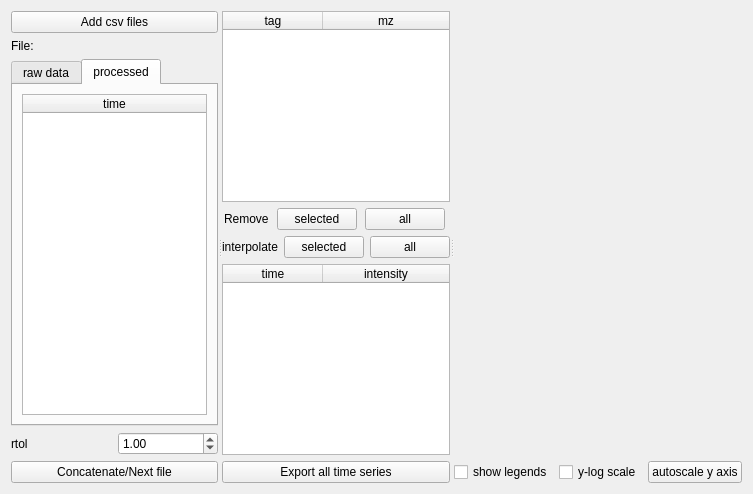
<?xml version="1.0" encoding="UTF-8"?>
<ui version="4.0">
 <class>Form</class>
 <widget class="QWidget" name="Form">
  <property name="geometry">
   <rect>
    <x>0</x>
    <y>0</y>
    <width>753</width>
    <height>494</height>
   </rect>
  </property>
  <property name="windowTitle">
   <string>Form</string>
  </property>
  <layout class="QVBoxLayout" name="verticalLayout">
   <item>
    <widget class="QSplitter" name="timeSeriesCatSplitter">
     <property name="orientation">
      <enum>Qt::Horizontal</enum>
     </property>
     <widget class="QWidget" name="verticalLayoutWidget">
      <layout class="QVBoxLayout" name="verticalLayout_23">
       <item>
        <widget class="QPushButton" name="csvAddPushButton">
         <property name="text">
          <string>Add csv files</string>
         </property>
        </widget>
       </item>
       <item>
        <layout class="QHBoxLayout" name="horizontalLayout_33">
         <item>
          <widget class="QLabel" name="label_31">
           <property name="sizePolicy">
            <sizepolicy hsizetype="Maximum" vsizetype="Preferred">
             <horstretch>0</horstretch>
             <verstretch>0</verstretch>
            </sizepolicy>
           </property>
           <property name="text">
            <string>File:</string>
           </property>
          </widget>
         </item>
         <item>
          <widget class="QLabel" name="timeSeriesCatFileLabel">
           <property name="text">
            <string/>
           </property>
          </widget>
         </item>
        </layout>
       </item>
       <item>
        <widget class="QTabWidget" name="timeSeriesCatCsvTabWidget">
         <property name="currentIndex">
          <number>1</number>
         </property>
         <widget class="QWidget" name="timeSeriesCatRawTab">
          <attribute name="title">
           <string>raw data</string>
          </attribute>
          <layout class="QVBoxLayout" name="verticalLayout_29">
           <property name="leftMargin">
            <number>0</number>
           </property>
           <property name="topMargin">
            <number>0</number>
           </property>
           <property name="rightMargin">
            <number>0</number>
           </property>
           <property name="bottomMargin">
            <number>0</number>
           </property>
           <item>
            <widget class="QScrollArea" name="scrollArea">
             <property name="widgetResizable">
              <bool>true</bool>
             </property>
             <widget class="QWidget" name="scrollAreaWidgetContents">
              <property name="geometry">
               <rect>
                <x>0</x>
                <y>0</y>
                <width>228</width>
                <height>356</height>
               </rect>
              </property>
              <layout class="QVBoxLayout" name="verticalLayout_30">
               <item>
                <widget class="QTableWidget" name="rawTableWidget">
                 <property name="editTriggers">
                  <set>QAbstractItemView::NoEditTriggers</set>
                 </property>
                 <property name="horizontalScrollMode">
                  <enum>QAbstractItemView::ScrollPerPixel</enum>
                 </property>
                 <attribute name="horizontalHeaderStretchLastSection">
                  <bool>true</bool>
                 </attribute>
                </widget>
               </item>
               <item>
                <widget class="QGroupBox" name="groupBox_10">
                 <property name="title">
                  <string>time format</string>
                 </property>
                 <layout class="QGridLayout" name="gridLayout">
                  <item row="1" column="0">
                   <widget class="QRadioButton" name="rawMatlabRadioButton">
                    <property name="text">
                     <string>matlab</string>
                    </property>
                   </widget>
                  </item>
                  <item row="0" column="1">
                   <widget class="QRadioButton" name="rawIgorRadioButton">
                    <property name="text">
                     <string>igor time</string>
                    </property>
                   </widget>
                  </item>
                  <item row="1" column="1">
                   <widget class="QRadioButton" name="rawExcelRadioButton">
                    <property name="text">
                     <string>excel time</string>
                    </property>
                   </widget>
                  </item>
                  <item row="0" column="0">
                   <widget class="QRadioButton" name="rawIsoRadioButton">
                    <property name="text">
                     <string>iso time</string>
                    </property>
                    <property name="checked">
                     <bool>true</bool>
                    </property>
                   </widget>
                  </item>
                  <item row="2" column="0">
                   <widget class="QRadioButton" name="rawCustomRadioButton">
                    <property name="text">
                     <string>custom</string>
                    </property>
                   </widget>
                  </item>
                  <item row="2" column="1">
                   <widget class="QLineEdit" name="rawCustomLineEdit">
                    <property name="text">
                     <string>%Y%m%d %H:%M:%S</string>
                    </property>
                   </widget>
                  </item>
                 </layout>
                </widget>
               </item>
               <item>
                <layout class="QFormLayout" name="formLayout_11">
                 <item row="0" column="0">
                  <widget class="QLabel" name="label_30">
                   <property name="text">
                    <string>Key row/col</string>
                   </property>
                  </widget>
                 </item>
                 <item row="1" column="0">
                  <widget class="QLabel" name="rawTimeColumnLabel">
                   <property name="text">
                    <string>Time column</string>
                   </property>
                  </widget>
                 </item>
                 <item row="1" column="1">
                  <widget class="QSpinBox" name="rawTimeColumnSpinBox">
                   <property name="minimum">
                    <number>1</number>
                   </property>
                  </widget>
                 </item>
                 <item row="2" column="0">
                  <widget class="QLabel" name="rawFirstIonColumnLabel">
                   <property name="text">
                    <string>First ion column</string>
                   </property>
                  </widget>
                 </item>
                 <item row="2" column="1">
                  <widget class="QSpinBox" name="rawFirstIonColumnLineEdit">
                   <property name="minimum">
                    <number>2</number>
                   </property>
                   <property name="maximum">
                    <number>99999</number>
                   </property>
                  </widget>
                 </item>
                 <item row="3" column="0">
                  <widget class="QLabel" name="rawIonRowLabel">
                   <property name="text">
                    <string>Ion row</string>
                   </property>
                  </widget>
                 </item>
                 <item row="3" column="1">
                  <widget class="QSpinBox" name="rawIonRowLineEdit">
                   <property name="minimum">
                    <number>1</number>
                   </property>
                   <property name="maximum">
                    <number>99999</number>
                   </property>
                  </widget>
                 </item>
                </layout>
               </item>
               <item>
                <widget class="QPushButton" name="rawFinishPushButton">
                 <property name="text">
                  <string>Finish</string>
                 </property>
                </widget>
               </item>
              </layout>
             </widget>
            </widget>
           </item>
          </layout>
         </widget>
         <widget class="QWidget" name="timeSeriesCatProcessedTab">
          <attribute name="title">
           <string>processed</string>
          </attribute>
          <layout class="QVBoxLayout" name="verticalLayout_28">
           <item>
            <widget class="QTableWidget" name="processedTableWidget">
             <property name="editTriggers">
              <set>QAbstractItemView::NoEditTriggers</set>
             </property>
             <property name="horizontalScrollMode">
              <enum>QAbstractItemView::ScrollPerPixel</enum>
             </property>
             <attribute name="horizontalHeaderStretchLastSection">
              <bool>true</bool>
             </attribute>
             <column>
              <property name="text">
               <string>time</string>
              </property>
             </column>
            </widget>
           </item>
          </layout>
         </widget>
        </widget>
       </item>
       <item>
        <layout class="QHBoxLayout" name="horizontalLayout_28">
         <item>
          <widget class="QLabel" name="label_16">
           <property name="text">
            <string>rtol</string>
           </property>
          </widget>
         </item>
         <item>
          <widget class="QDoubleSpinBox" name="rtolDoubleSpinBox">
           <property name="minimum">
            <double>0.010000000000000</double>
           </property>
           <property name="maximum">
            <double>99.989999999999995</double>
           </property>
           <property name="value">
            <double>1.000000000000000</double>
           </property>
          </widget>
         </item>
        </layout>
       </item>
       <item>
        <widget class="QPushButton" name="catPushButton">
         <property name="text">
          <string>Concatenate/Next file</string>
         </property>
        </widget>
       </item>
      </layout>
     </widget>
     <widget class="QWidget" name="verticalLayoutWidget_2">
      <layout class="QVBoxLayout" name="verticalLayout_25">
       <item>
        <widget class="QTableWidget" name="timeSeriesesTableWidget">
         <property name="sizePolicy">
          <sizepolicy hsizetype="Preferred" vsizetype="Expanding">
           <horstretch>0</horstretch>
           <verstretch>0</verstretch>
          </sizepolicy>
         </property>
         <property name="editTriggers">
          <set>QAbstractItemView::NoEditTriggers</set>
         </property>
         <property name="horizontalScrollMode">
          <enum>QAbstractItemView::ScrollPerPixel</enum>
         </property>
         <attribute name="horizontalHeaderCascadingSectionResizes">
          <bool>false</bool>
         </attribute>
         <attribute name="horizontalHeaderStretchLastSection">
          <bool>true</bool>
         </attribute>
         <column>
          <property name="text">
           <string>tag</string>
          </property>
         </column>
         <column>
          <property name="text">
           <string>mz</string>
          </property>
         </column>
        </widget>
       </item>
       <item>
        <layout class="QHBoxLayout" name="horizontalLayout_29">
         <item>
          <widget class="QLabel" name="label_17">
           <property name="sizePolicy">
            <sizepolicy hsizetype="Maximum" vsizetype="Preferred">
             <horstretch>0</horstretch>
             <verstretch>0</verstretch>
            </sizepolicy>
           </property>
           <property name="text">
            <string>Remove</string>
           </property>
          </widget>
         </item>
         <item>
          <widget class="QPushButton" name="rmSelectedPushButton">
           <property name="sizePolicy">
            <sizepolicy hsizetype="Maximum" vsizetype="Fixed">
             <horstretch>0</horstretch>
             <verstretch>0</verstretch>
            </sizepolicy>
           </property>
           <property name="text">
            <string>selected</string>
           </property>
          </widget>
         </item>
         <item>
          <widget class="QPushButton" name="rmAllPushButton">
           <property name="sizePolicy">
            <sizepolicy hsizetype="Maximum" vsizetype="Fixed">
             <horstretch>0</horstretch>
             <verstretch>0</verstretch>
            </sizepolicy>
           </property>
           <property name="text">
            <string>all</string>
           </property>
          </widget>
         </item>
        </layout>
       </item>
       <item>
        <layout class="QHBoxLayout" name="horizontalLayout_31">
         <item>
          <widget class="QLabel" name="label_26">
           <property name="sizePolicy">
            <sizepolicy hsizetype="Maximum" vsizetype="Preferred">
             <horstretch>0</horstretch>
             <verstretch>0</verstretch>
            </sizepolicy>
           </property>
           <property name="text">
            <string>interpolate</string>
           </property>
          </widget>
         </item>
         <item>
          <widget class="QPushButton" name="intSelectedPushButton">
           <property name="sizePolicy">
            <sizepolicy hsizetype="Maximum" vsizetype="Fixed">
             <horstretch>0</horstretch>
             <verstretch>0</verstretch>
            </sizepolicy>
           </property>
           <property name="text">
            <string>selected</string>
           </property>
          </widget>
         </item>
         <item>
          <widget class="QPushButton" name="intAllPushButton">
           <property name="sizePolicy">
            <sizepolicy hsizetype="Maximum" vsizetype="Fixed">
             <horstretch>0</horstretch>
             <verstretch>0</verstretch>
            </sizepolicy>
           </property>
           <property name="text">
            <string>all</string>
           </property>
          </widget>
         </item>
        </layout>
       </item>
       <item>
        <widget class="QTableWidget" name="timeSeriesTableWidget">
         <property name="sizePolicy">
          <sizepolicy hsizetype="Preferred" vsizetype="Expanding">
           <horstretch>0</horstretch>
           <verstretch>0</verstretch>
          </sizepolicy>
         </property>
         <property name="editTriggers">
          <set>QAbstractItemView::NoEditTriggers</set>
         </property>
         <property name="horizontalScrollMode">
          <enum>QAbstractItemView::ScrollPerPixel</enum>
         </property>
         <attribute name="horizontalHeaderStretchLastSection">
          <bool>true</bool>
         </attribute>
         <column>
          <property name="text">
           <string>time</string>
          </property>
         </column>
         <column>
          <property name="text">
           <string>intensity</string>
          </property>
         </column>
        </widget>
       </item>
       <item>
        <widget class="QPushButton" name="exportPushButton">
         <property name="sizePolicy">
          <sizepolicy hsizetype="Preferred" vsizetype="Fixed">
           <horstretch>0</horstretch>
           <verstretch>0</verstretch>
          </sizepolicy>
         </property>
         <property name="text">
          <string>Export all time series</string>
         </property>
        </widget>
       </item>
      </layout>
     </widget>
     <widget class="QWidget" name="verticalLayoutWidget_3">
      <layout class="QVBoxLayout" name="verticalLayout_26">
       <item>
        <widget class="QWidget" name="widget" native="true">
         <property name="sizePolicy">
          <sizepolicy hsizetype="Expanding" vsizetype="Expanding">
           <horstretch>0</horstretch>
           <verstretch>0</verstretch>
          </sizepolicy>
         </property>
        </widget>
       </item>
       <item>
        <layout class="QHBoxLayout" name="horizontalLayout_32">
         <item>
          <widget class="QCheckBox" name="showLegendsCheckBox">
           <property name="sizePolicy">
            <sizepolicy hsizetype="Maximum" vsizetype="Fixed">
             <horstretch>0</horstretch>
             <verstretch>0</verstretch>
            </sizepolicy>
           </property>
           <property name="text">
            <string>show legends</string>
           </property>
          </widget>
         </item>
         <item>
          <widget class="QCheckBox" name="logScaleCheckBox">
           <property name="sizePolicy">
            <sizepolicy hsizetype="Maximum" vsizetype="Fixed">
             <horstretch>0</horstretch>
             <verstretch>0</verstretch>
            </sizepolicy>
           </property>
           <property name="text">
            <string>y-log scale</string>
           </property>
          </widget>
         </item>
         <item>
          <widget class="QPushButton" name="rescalePushButton">
           <property name="sizePolicy">
            <sizepolicy hsizetype="Maximum" vsizetype="Fixed">
             <horstretch>0</horstretch>
             <verstretch>0</verstretch>
            </sizepolicy>
           </property>
           <property name="text">
            <string>autoscale y axis</string>
           </property>
          </widget>
         </item>
        </layout>
       </item>
      </layout>
     </widget>
    </widget>
   </item>
  </layout>
 </widget>
 <resources/>
 <connections/>
</ui>
